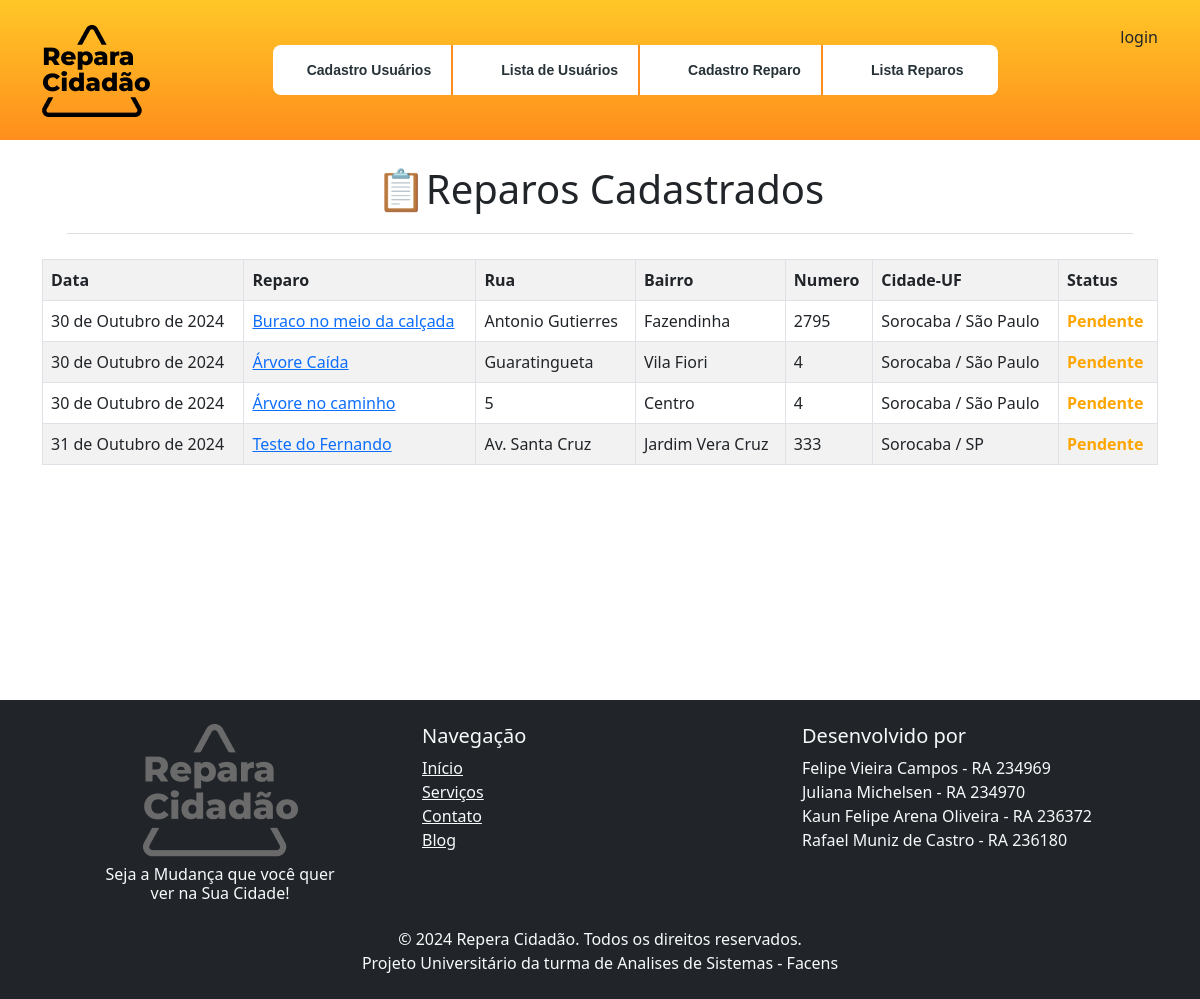
The app's page /lista-reparos/, older data.
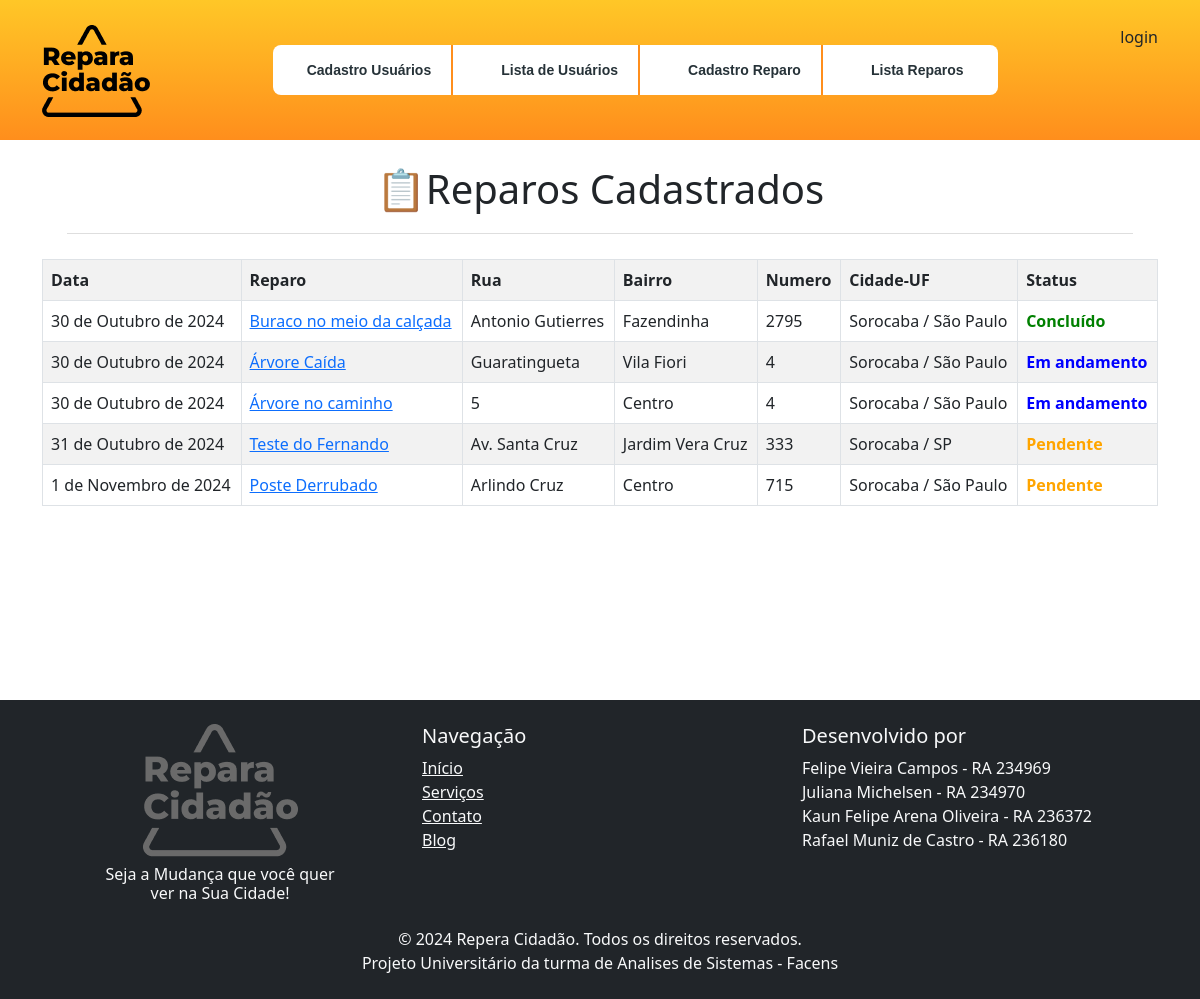
The same page, newer data.
### app_repara_cidadao/models.py (models this page shows, shortened)
class Reparo(models.Model):
    STATUS_CHOICES = [
        ('pendente', 'Pendente'),
        ('em_andamento', 'Em andamento'),
        ('concluido', 'Concluído'),
    ]
    id_reparo = models.AutoField(primary_key=True)
    data = models.DateField('Data de Criação', auto_now_add=True)
    reparo = models.CharField(max_length=255)
    rua = models.CharField(max_length=255, null=True, blank= True)
    numero = models.CharField(max_length=10, null=True, blank= True)
    complemento = models.CharField(max_length=255, blank = True)
    bairro = models.CharField(max_length=100, null=True, blank= True)
    cidade = models.CharField(max_length=100, null=True, blank= True, default='Sorocaba')
    estado = models.CharField(max_length=100, default='São Paulo')
    cep = models.CharField(max_length=10, null=True, blank= True, default = '00000-000')
    referencia = models.CharField(max_length=255, blank = True)
    imagem = models.ImageField(upload_to='reparos/', blank=True, null=True)
    status = models.CharField(max_length=15, choices=STATUS_CHOICES, default='pendente')

### app_repara_cidadao/views.py (the view)
# urls.py: path('lista-reparos/', lista_reparos, name='lista_reparos')
def lista_reparos(request):
    if request.method == 'POST':
        form = ReparoModelForm(request.POST, request.FILES)
        if form.is_valid():
            form.save()
            return redirect('lista_reparos')
    else:
        form = ReparoModelForm()
    reparos = {
        'reparos': Reparo.objects.all(),
    }
    return render(request, 'reparos/lista_reparos.html', reparos)

### app_repara_cidadao/templates/reparos/lista_reparos.html (shortened to what this page needs)
{% extends '../usuarios/base.html' %}
{% load static %}
{% block conteudo %}
<div class="container">
    <h1 style="text-align:center;" class="titulo-interno"><span style='font-size:40px;'>&#128203;</span>Reparos Cadastrados</h1>
    <table class="table table-bordered table-striped">
        <tr>
            <th>Data</th>
            <th>Reparo</th>
            <th>Rua</th>
            <th>Bairro</th>
            <th>Numero</th>
            <th>Cidade-UF</th>
            <th>Status</th>
        </tr>
        {% for reparo in reparos %}
<tr>
    <td>{{ reparo.data }}</td>
    <td><a href="#modal{{ reparo.id_reparo }}" data-toggle="modal"> {{ reparo.reparo }}</a></td>
    <td>{{ reparo.rua }}</td>
    <td>{{ reparo.bairro }}</td>
    <td>{{ reparo.numero }}</td>
    <td>{{ reparo.cidade }} / {{ reparo.estado }}</td>
    <td>
    <span class="{% if reparo.status == 'pendente' %}status-pendente{% elif reparo.status == 'em_andamento' %}status-em-andamento{% elif reparo.status == 'concluido' %}status-concluido{% endif %}">
        {{ reparo.get_status_display }}
    </span>
</td>
</tr>
{% endfor %}
    </table>
</div>
{% endblock %}

### app_repara_cidadao/templates/usuarios/base.html (shortened to what this page needs)
<!DOCTYPE html>
<html lang="en">
  <head>
    {% load static %}
    <link href="https://cdn.jsdelivr.net/npm/bootstrap@5.0.2/dist/css/bootstrap.min.css" rel="stylesheet">
    <link rel="stylesheet" href="{% static 'css/base.css' %}">
    <link rel="stylesheet" href="{% static 'css/lista_reparos.css' %}">
  </head>
  <body>
    <div class="header interno">
            <div class="container" style="display: flex;">
            <div><a href="{% url 'home' %}"> <img src="{% static 'images/logo-repara.png' %}" alt="Logo"></a></div>
            <div class="menu">
                <ul>
                    <li><a href="{% url 'cadastro' %}">Cadastro Usuários</a></li>
                    <li><a href="{% url 'listagem_usuarios' %}">Lista de Usuários</a></li>
                    <li><a href="{% url 'cadastro_reparo' %}">Cadastro Reparo</a></li>
                    <li><a href="{% url 'lista_reparos' %}">Lista Reparos</a></li>
                </ul>
            </div>
            <div>login</div>
            </div>
    </div>
    <div class="conteudo">
    {% block conteudo %}
    {% endblock %}
    </div>
<footer class="bg-dark text-light pt-4">
    <div class="container">
        <div class="row">
            <div class="col-md-4 align-items-start">
                <div class="text-center">
                <h5><img src="{% static 'images/logo-menor.png' %}" alt="Logo"></h5>
                <h6>Seja a Mudança que você quer <br>ver na Sua Cidade!</h6>
                </div>
            </div>
            <div class="col-md-4">
                <h5>Navegação</h5>
                <ul class="list-unstyled">
                    <li><a href="#" class="text-light">Início</a></li>
                    <li><a href="#" class="text-light">Serviços</a></li>
                    <li><a href="#" class="text-light">Contato</a></li>
                    <li><a href="#" class="text-light">Blog</a></li>
                </ul>
            </div>
            <div class="col-md-4">
                <h5>Desenvolvido por</h5>
                <ul class="list-unstyled">
                    <li>Felipe Vieira Campos - RA 234969</li>
                    <li>Juliana Michelsen - RA 234970</li>
                    <li>Kaun Felipe Arena Oliveira - RA 236372</li>
                    <li>Rafael Muniz de Castro - RA 236180</li>
                </ul>
            </div>
        </div>
        <div class="row mt-3">
            <div class="col text-center">
                <p class="mb-0">&copy; 2024 Repera Cidadão. Todos os direitos reservados.<br>
                Projeto Universitário da turma de Analises de Sistemas - Facens
                </p>
            </div>
        </div>
    </div>
    <br>
</footer>
  </body>
</html>

### app_repara_cidadao/static/css/base.css (style rules this page uses)
*, *::before, *::after { box-sizing: border-box; }
* { margin: 0; padding: 0; }
a:not([class]) { text-decoration-skip-ink: auto; }
img, picture, svg, video, canvas { max-width: 100%; height: auto; vertical-align: middle; font-style: italic; background-repeat: no-repeat; background-size: cover; }
body, html { height: 100%; scroll-behavior: smooth; }
.header { background: linear-gradient(180deg, #FFC727 0%, #FF8E1C 100%); height: 700px; display: flex; align-items: center; text-align: center; padding-top: 40px; flex-direction: column; }
.header.interno { height: 140px !important; padding-top: 25px !important; }
.menu { display: flex; background: rgba(255, 255, 255, 1); width: 725px; height: 50px; margin: 20px auto; border-radius: 8px; }
.menu ul { display: flex; list-style: none; width: 100%; justify-content: space-around; align-items: center; margin: 0; padding: 0; }
.menu ul li { display: flex; align-items: center; justify-content: center; text-align: center; border-right: 2px solid #FF8E1C; height: 50px; padding: 20px 20px; margin: 0; }
.menu ul li:last-child { border-right: none; }
.menu ul li a:link, .menu ul li a:visited { font-size: 14px; margin: 0; text-decoration: none; font-family: Arial, Helvetica, sans-serif; color: rgba(38, 50, 56, 1); font-weight: 600; }
footer { margin-top:30px; }
.titulo-interno { margin: 25px; padding-bottom: 20px; border-bottom: 1px solid #dedede; }
.conteudo { min-height: 505px !important; }

### app_repara_cidadao/static/css/lista_reparos.css (style rules this page uses)
.status-pendente { color: orange !important; font-weight: bold; }
.status-em-andamento { color: blue !important; font-weight: bold; }
.status-concluido { color: green !important; font-weight: bold; }

Row changes from the older to the newer data that the page shows:
changed Reparo "Buraco no meio da calçada": status "Pendente" → "Concluído"
changed Reparo "Árvore Caída": status "Pendente" → "Em andamento"
changed Reparo "Árvore no caminho": status "Pendente" → "Em andamento"
added Reparo: data "1 de Novembro de 2024", reparo "Poste Derrubado", rua "Arlindo Cruz", bairro "Centro", numero "715", cidade "Sorocaba", estado "São Paulo", status "Pendente"
